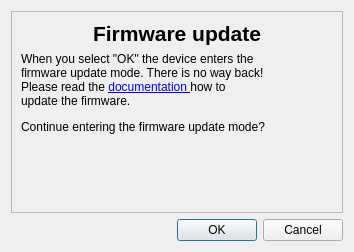
<?xml version="1.0" encoding="UTF-8"?>
<ui version="4.0">
 <class>UpdateDialog</class>
 <widget class="QDialog" name="UpdateDialog">
  <property name="geometry">
   <rect>
    <x>0</x>
    <y>0</y>
    <width>354</width>
    <height>252</height>
   </rect>
  </property>
  <property name="windowTitle">
   <string>Firmware update</string>
  </property>
  <property name="windowIcon">
   <iconset resource="../resources.qrc">
    <normaloff>:/images/CS_icon.png</normaloff>:/images/CS_icon.png</iconset>
  </property>
  <layout class="QVBoxLayout" name="verticalLayout_2">
   <item>
    <widget class="QFrame" name="frame">
     <property name="sizePolicy">
      <sizepolicy hsizetype="MinimumExpanding" vsizetype="MinimumExpanding">
       <horstretch>0</horstretch>
       <verstretch>0</verstretch>
      </sizepolicy>
     </property>
     <property name="autoFillBackground">
      <bool>false</bool>
     </property>
     <property name="frameShape">
      <enum>QFrame::StyledPanel</enum>
     </property>
     <property name="frameShadow">
      <enum>QFrame::Sunken</enum>
     </property>
     <layout class="QVBoxLayout" name="verticalLayout">
      <item>
       <widget class="QLabel" name="label_2">
        <property name="font">
         <font>
          <pointsize>16</pointsize>
          <weight>75</weight>
          <bold>true</bold>
         </font>
        </property>
        <property name="text">
         <string>Firmware update</string>
        </property>
        <property name="alignment">
         <set>Qt::AlignCenter</set>
        </property>
       </widget>
      </item>
      <item>
       <widget class="QLabel" name="label">
        <property name="sizePolicy">
         <sizepolicy hsizetype="Expanding" vsizetype="Expanding">
          <horstretch>0</horstretch>
          <verstretch>0</verstretch>
         </sizepolicy>
        </property>
        <property name="text">
         <string>&lt;html&gt;&lt;head/&gt;&lt;body&gt;&lt;p&gt;When you select &amp;quot;OK&amp;quot; the device enters the &lt;br/&gt;firmware update mode. There is no way back!&lt;br/&gt;Please read the &lt;a href=&quot;https://www.nitrokey.com/en/doc/firmware-update-storage&quot;&gt;&lt;span style=&quot; text-decoration: underline; color:#0000ff;&quot;&gt;documentation &lt;/span&gt;&lt;/a&gt;how to &lt;br/&gt;update the firmware.&lt;/p&gt;&lt;p&gt;Continue entering the firmware update mode?&lt;/p&gt;&lt;p&gt;&lt;br/&gt;&lt;/p&gt;&lt;/body&gt;&lt;/html&gt;</string>
        </property>
        <property name="wordWrap">
         <bool>true</bool>
        </property>
        <property name="openExternalLinks">
         <bool>true</bool>
        </property>
       </widget>
      </item>
      <item>
       <spacer name="verticalSpacer">
        <property name="orientation">
         <enum>Qt::Vertical</enum>
        </property>
        <property name="sizeHint" stdset="0">
         <size>
          <width>20</width>
          <height>0</height>
         </size>
        </property>
       </spacer>
      </item>
     </layout>
    </widget>
   </item>
   <item>
    <layout class="QHBoxLayout" name="horizontalLayout">
     <item>
      <spacer name="horizontalSpacer">
       <property name="orientation">
        <enum>Qt::Horizontal</enum>
       </property>
       <property name="sizeHint" stdset="0">
        <size>
         <width>40</width>
         <height>20</height>
        </size>
       </property>
      </spacer>
     </item>
     <item>
      <widget class="QDialogButtonBox" name="buttonBox">
       <property name="orientation">
        <enum>Qt::Horizontal</enum>
       </property>
       <property name="standardButtons">
        <set>QDialogButtonBox::Cancel|QDialogButtonBox::Ok</set>
       </property>
      </widget>
     </item>
    </layout>
   </item>
  </layout>
 </widget>
 <resources>
  <include location="../resources.qrc"/>
 </resources>
 <connections>
  <connection>
   <sender>buttonBox</sender>
   <signal>accepted()</signal>
   <receiver>UpdateDialog</receiver>
   <slot>accept()</slot>
   <hints>
    <hint type="sourcelabel">
     <x>248</x>
     <y>254</y>
    </hint>
    <hint type="destinationlabel">
     <x>157</x>
     <y>274</y>
    </hint>
   </hints>
  </connection>
  <connection>
   <sender>buttonBox</sender>
   <signal>rejected()</signal>
   <receiver>UpdateDialog</receiver>
   <slot>reject()</slot>
   <hints>
    <hint type="sourcelabel">
     <x>316</x>
     <y>260</y>
    </hint>
    <hint type="destinationlabel">
     <x>286</x>
     <y>274</y>
    </hint>
   </hints>
  </connection>
 </connections>
</ui>
